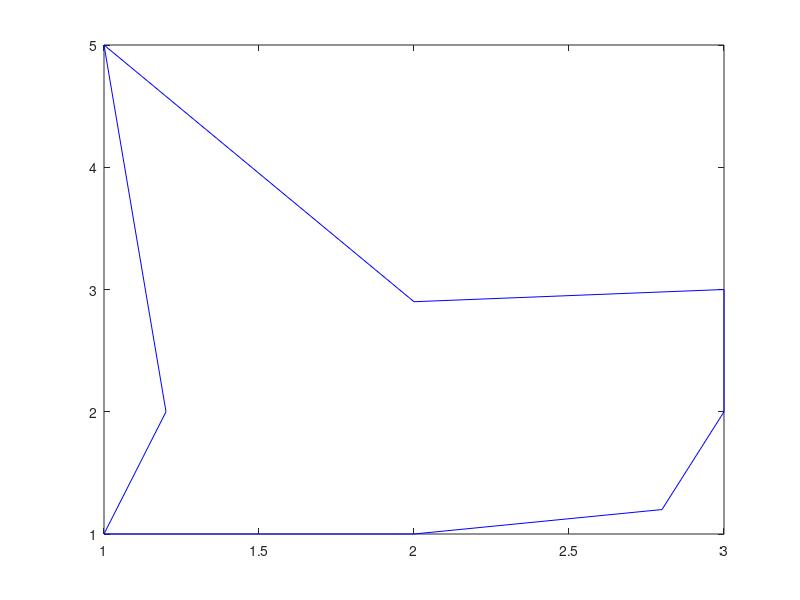

Reproduce this figure in MATLAB. (Note: this script raises an error after producing the figure.)
function test_shape_vem
    % Undeformed vertices
    V0= [ 
         1 3;
         2 3;
         3 3;
         3 2;
         3 1;
         2 1;
         1 1;
         1 2;
        ];
    
    % Deformed vertices
%     V1= [ 
%          1 3;
%          2 3.5;
%          3 3;
%          3 2;
%          3 1;
%          2 0.5;
%          1 1;
%          1 2;
%         ];
    V1= [ 
         1 5;
         2 2.9;
         3 3;
         3 2;
         2.8 1.2;
         2 1;
         1 1;
         1.2 2;
        ];
    
    
    % Edges
    E=[ 1 2;
        2 3;
        3 4;
        4 5;
        5 6;
        6 7;
        7 8;
        8 1 ];
    % Plotting surface
    figure(1)
    clf;
%     plot([V0(E(:,1),1)'; V0(E(:,2),1)'], [V0(E(:,1),2)'; V0(E(:,2),2)'],'Color',[0.5 0.5 0.5]);
%     hold on;
    plot([V1(E(:,1),1)'; V1(E(:,2),1)'], [V1(E(:,1),2)'; V1(E(:,2),2)'],'Color','b');
    hold on;
    
    V=V0;
    
    X_com = mean(V0,1)';    % undeformed center of mass
    x_com = mean(V1,1)';    % deformed center of mass
    
    x = 1:0.1:3;
    y = 1:0.1:3;
    [X,Y] = meshgrid(x,y);
%     plot(X(:),Y(:),'o','Color',[0.5 0.5 0.5],'MarkerSize',10);
    X=[X(:) Y(:)];
    k=6;
    
    % Compute monomial basis for each query point
    M=zeros(size(X,1), k);
    for i = 1:size(X,1)
        q=(X(i,:)'-X_com)';
        Mi = [1 q(1) q(2) q(1).^2 q(2).^2 q(1)*q(2)];
        M(i,:) = Mi;
    end
    
    P = zeros(size(E,1),2,2);
    % Computing shape matching matrix for each shape (edge in this case)
    for i =1:size(E,1)
        q = V0(E(i,:),:)' - X_com;
        p = V1(E(i,:),:)' - x_com;
        P(i,:,:) = p * q' / (q * q');
    end
   
    % Compute weighting coefficients
    a = zeros(size(X,1), size(E,1));
    for i = 1:size(X,1)
        C = V';
        d = X(i,:)';
        
        % All weights non-negative
        A = -eye(size(V,1));
        b = zeros(size(V,1),1);
        
        % Weights sum to one.
        Aeq = ones(1,size(E,1));
        beq = 1;
        lsqlin(C,d,A,b,Aeq,beq)
        a(i,:) = lsqlin(C,d,A,b,Aeq,beq);
    end
    
    % Compute deformed positions from 
    for i=1:size(X,1)
        x = [0 0];
        x2 = [0 0];
        
        for j=1:size(E,1)
            x = x + a(i,j) * V1(j,:);
            p = squeeze(P(j,:,:))
            
            g = squeeze(P(j,:,:)) * (X(i,:)'-X_com) + x_com;
            x2 = x2 + a(i,j) * g;
        end
        plot(x(1),x(2),'.','Color','r','MarkerSize',15);
        plot(x2(1),x2(2),'.','Color','m','MarkerSize',15);
        hold on
    end
        % All undeformed positions
%     n=10;
%     Xx=linspace(1,3,n);
%     Xy=repelem(3,n);
%         plot(X(1),X(2),'.','Color',[0.5 0.5 0.5]);

    plot(X_com(1), X_com(2),'x','MarkerSize',10,'Color','r');
    xlim([0 4]);
    ylim([0 4]);

end